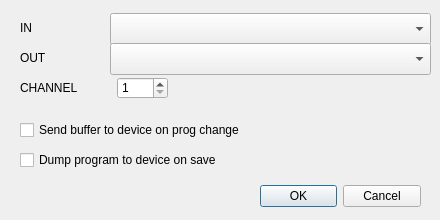
<?xml version="1.0" encoding="UTF-8"?>
<ui version="4.0">
 <class>SETTINGS</class>
 <widget class="QDialog" name="SETTINGS">
  <property name="geometry">
   <rect>
    <x>0</x>
    <y>0</y>
    <width>440</width>
    <height>220</height>
   </rect>
  </property>
  <property name="sizePolicy">
   <sizepolicy hsizetype="Fixed" vsizetype="Fixed">
    <horstretch>0</horstretch>
    <verstretch>0</verstretch>
   </sizepolicy>
  </property>
  <property name="minimumSize">
   <size>
    <width>440</width>
    <height>220</height>
   </size>
  </property>
  <property name="maximumSize">
   <size>
    <width>440</width>
    <height>220</height>
   </size>
  </property>
  <property name="windowTitle">
   <string>Settings</string>
  </property>
  <widget class="QDialogButtonBox" name="SETTINGS_DIAG">
   <property name="geometry">
    <rect>
     <x>260</x>
     <y>180</y>
     <width>161</width>
     <height>32</height>
    </rect>
   </property>
   <property name="orientation">
    <enum>Qt::Orientation::Horizontal</enum>
   </property>
   <property name="standardButtons">
    <set>QDialogButtonBox::StandardButton::Cancel|QDialogButtonBox::StandardButton::Ok</set>
   </property>
  </widget>
  <widget class="QComboBox" name="PORT_IN">
   <property name="geometry">
    <rect>
     <x>110</x>
     <y>13</y>
     <width>321</width>
     <height>32</height>
    </rect>
   </property>
   <property name="mouseTracking">
    <bool>true</bool>
   </property>
   <property name="tabletTracking">
    <bool>true</bool>
   </property>
   <property name="focusPolicy">
    <enum>Qt::FocusPolicy::ClickFocus</enum>
   </property>
   <property name="locale">
    <locale language="English" country="UnitedKingdom"/>
   </property>
  </widget>
  <widget class="QLabel" name="PORT_IN_T">
   <property name="geometry">
    <rect>
     <x>20</x>
     <y>20</y>
     <width>91</width>
     <height>16</height>
    </rect>
   </property>
   <property name="focusPolicy">
    <enum>Qt::FocusPolicy::NoFocus</enum>
   </property>
   <property name="locale">
    <locale language="English" country="UnitedKingdom"/>
   </property>
   <property name="text">
    <string>IN</string>
   </property>
  </widget>
  <widget class="QComboBox" name="PORT_OUT">
   <property name="geometry">
    <rect>
     <x>110</x>
     <y>43</y>
     <width>321</width>
     <height>32</height>
    </rect>
   </property>
   <property name="mouseTracking">
    <bool>true</bool>
   </property>
   <property name="tabletTracking">
    <bool>true</bool>
   </property>
   <property name="focusPolicy">
    <enum>Qt::FocusPolicy::ClickFocus</enum>
   </property>
   <property name="locale">
    <locale language="English" country="UnitedKingdom"/>
   </property>
  </widget>
  <widget class="QLabel" name="PORT_OUT_T">
   <property name="geometry">
    <rect>
     <x>20</x>
     <y>50</y>
     <width>91</width>
     <height>16</height>
    </rect>
   </property>
   <property name="focusPolicy">
    <enum>Qt::FocusPolicy::NoFocus</enum>
   </property>
   <property name="locale">
    <locale language="English" country="UnitedKingdom"/>
   </property>
   <property name="text">
    <string>OUT</string>
   </property>
  </widget>
  <widget class="QSpinBox" name="CHANNEL">
   <property name="geometry">
    <rect>
     <x>117</x>
     <y>77</y>
     <width>51</width>
     <height>22</height>
    </rect>
   </property>
   <property name="mouseTracking">
    <bool>true</bool>
   </property>
   <property name="tabletTracking">
    <bool>true</bool>
   </property>
   <property name="minimum">
    <number>1</number>
   </property>
   <property name="maximum">
    <number>16</number>
   </property>
  </widget>
  <widget class="QLabel" name="CHANNEL_T">
   <property name="geometry">
    <rect>
     <x>20</x>
     <y>80</y>
     <width>91</width>
     <height>16</height>
    </rect>
   </property>
   <property name="focusPolicy">
    <enum>Qt::FocusPolicy::NoFocus</enum>
   </property>
   <property name="locale">
    <locale language="English" country="UnitedKingdom"/>
   </property>
   <property name="text">
    <string>CHANNEL</string>
   </property>
  </widget>
  <widget class="QCheckBox" name="OPT_SEND_BUFFER">
   <property name="geometry">
    <rect>
     <x>20</x>
     <y>120</y>
     <width>251</width>
     <height>20</height>
    </rect>
   </property>
   <property name="text">
    <string>Send buffer to device on prog change</string>
   </property>
  </widget>
  <widget class="QCheckBox" name="OPT_DUMP_SAVE">
   <property name="geometry">
    <rect>
     <x>20</x>
     <y>150</y>
     <width>251</width>
     <height>20</height>
    </rect>
   </property>
   <property name="text">
    <string>Dump program to device on save</string>
   </property>
  </widget>
 </widget>
 <resources/>
 <connections>
  <connection>
   <sender>SETTINGS_DIAG</sender>
   <signal>accepted()</signal>
   <receiver>SETTINGS</receiver>
   <slot>accept()</slot>
   <hints>
    <hint type="sourcelabel">
     <x>248</x>
     <y>254</y>
    </hint>
    <hint type="destinationlabel">
     <x>157</x>
     <y>274</y>
    </hint>
   </hints>
  </connection>
  <connection>
   <sender>SETTINGS_DIAG</sender>
   <signal>rejected()</signal>
   <receiver>SETTINGS</receiver>
   <slot>reject()</slot>
   <hints>
    <hint type="sourcelabel">
     <x>316</x>
     <y>260</y>
    </hint>
    <hint type="destinationlabel">
     <x>286</x>
     <y>274</y>
    </hint>
   </hints>
  </connection>
 </connections>
</ui>
